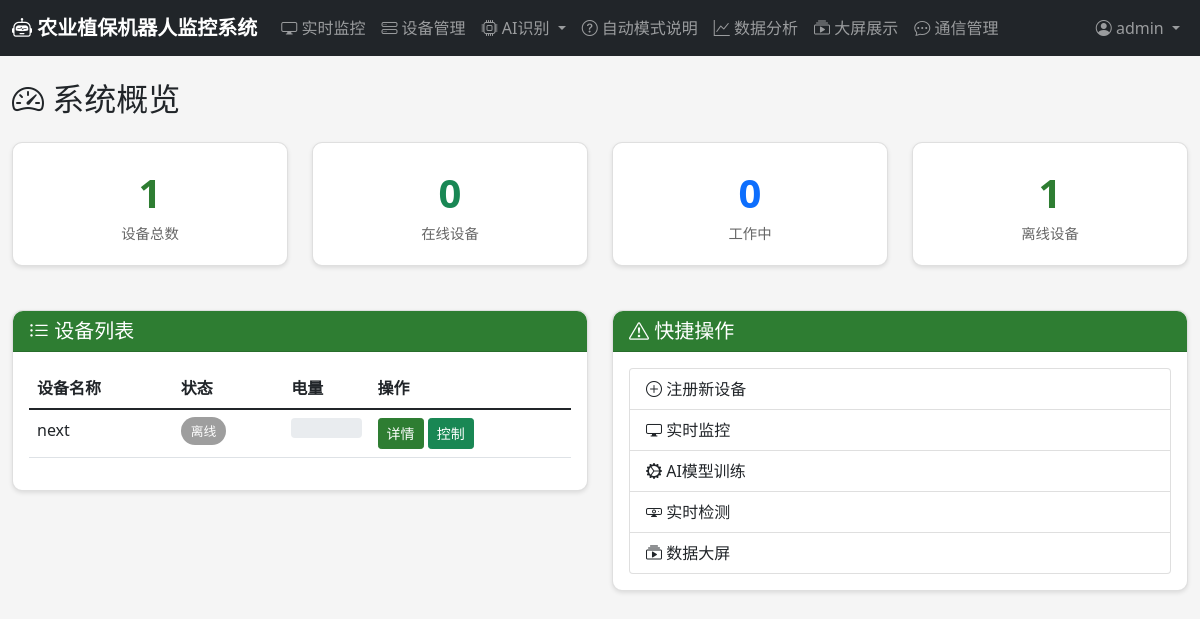
Before: /dashboard/ (signed in) with the older database file.
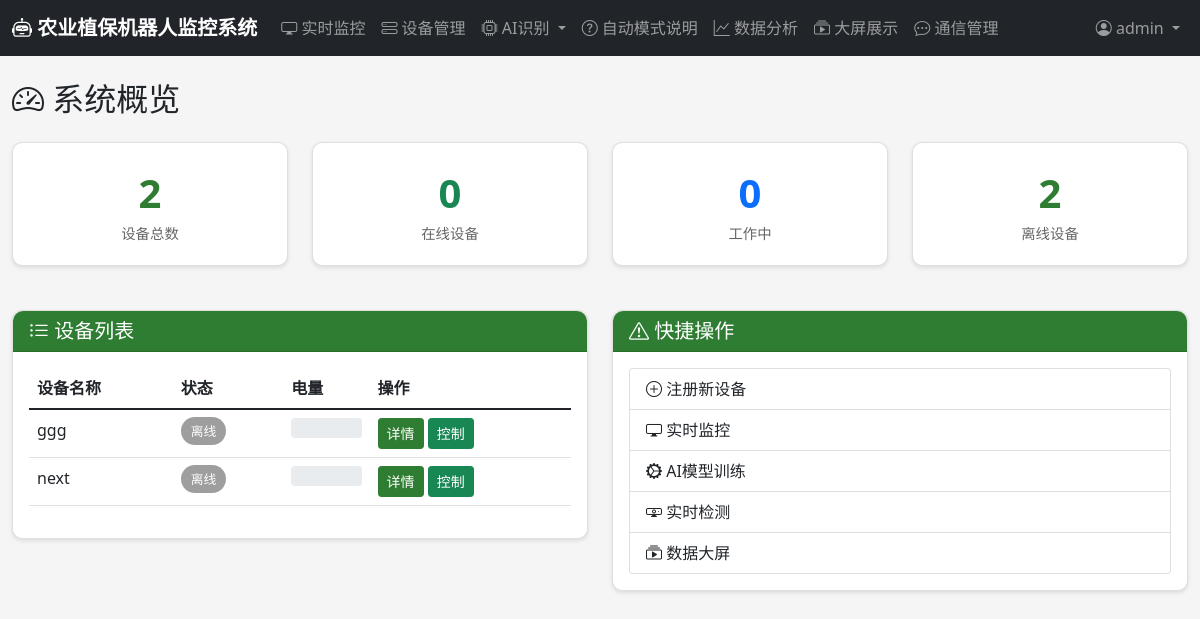
After: the same page with the newer database file.
### devices/models.py (models this page shows, shortened)
class RobotDevice(models.Model):
    STATUS_CHOICES = [
        ('online', '在线'),
        ('offline', '离线'),
        ('working', '工作中'),
        ('charging', '充电中'),
        ('error', '故障'),
    ]
    RUN_MODE_CHOICES = [
        ('auto', '自动模式'),
        ('manual', '手动模式'),
        ('scheduled', '定时任务模式'),
    ]
    device_id = models.CharField(max_length=100, unique=True, verbose_name='设备唯一标识')
    name = models.CharField(max_length=100, verbose_name='设备名称')
    model = models.CharField(max_length=100, blank=True, verbose_name='型号')
    manufacturer = models.CharField(max_length=100, blank=True, verbose_name='制造商')
    serial_number = models.CharField(max_length=100, blank=True, verbose_name='序列号')
    status = models.CharField(max_length=20, choices=STATUS_CHOICES, default='offline', verbose_name='状态')
    run_mode = models.CharField(max_length=20, choices=RUN_MODE_CHOICES, default='auto', verbose_name='运行模式')
    battery_level = models.IntegerField(default=0, verbose_name='电量百分比')
    location_lat = models.DecimalField(max_digits=10, decimal_places=6, null=True, blank=True, verbose_name='纬度')
    location_lng = models.DecimalField(max_digits=10, decimal_places=6, null=True, blank=True, verbose_name='经度')
    spray_rate = models.FloatField(default=1.0, verbose_name='喷洒速率(L/min)')
    patrol_interval = models.IntegerField(default=60, verbose_name='巡检间隔(分钟)')
    obstacle_avoidance_sensitivity = models.IntegerField(default=50, verbose_name='避障灵敏度')
    last_heartbeat = models.DateTimeField(null=True, blank=True, verbose_name='最后心跳时间')
    registered_at = models.DateTimeField(auto_now_add=True, verbose_name='注册时间')
    owner = models.ForeignKey(settings.AUTH_USER_MODEL, on_delete=models.CASCADE, related_name='owned_devices', verbose_name='所有者')
    class Meta:
        verbose_name = '机器人设备'
        verbose_name_plural = '机器人设备'
        ordering = ['-registered_at']

### users/views.py (the view)
# urls.py: path('dashboard/', dashboard, name='dashboard'),
@login_required
def dashboard(request):
    from devices.models import RobotDevice
    from data_analysis.models import WorkSession
    from ai_recognition.models import RecognitionTask
    devices = RobotDevice.objects.all()
    total_devices = devices.count()
    online_devices = devices.filter(status__in=['online', 'working']).count()
    working_devices = devices.filter(status='working').count()
    recent_sessions = WorkSession.objects.filter(status='completed').order_by('-end_time')[:5]
    recent_tasks = RecognitionTask.objects.order_by('-created_at')[:5]
    return render(request, 'dashboard.html', {
        'total_devices': total_devices,
        'online_devices': online_devices,
        'working_devices': working_devices,
        'devices': devices,
        'recent_sessions': recent_sessions,
        'recent_tasks': recent_tasks,
    })

### templates/dashboard.html (shortened to what the changed rows need)
{% extends 'base.html' %}
{% block content %}
<h2 class="mb-4"><i class="bi bi-speedometer2"></i> 系统概览</h2>
<div class="row">
    <div class="col-md-3">
        <div class="card stat-card">
            <div class="stat-value">{{ total_devices }}</div>
            <div class="stat-label">设备总数</div>
        </div>
    </div>
    <div class="col-md-3">
        <div class="card stat-card">
            <div class="stat-value">{{ total_devices|add:online_devices|add:working_devices|default:0 }}</div>
            <div class="stat-label">离线设备</div>
        </div>
    </div>
</div>
<div class="row mt-4">
    <div class="col-md-6">
        <div class="card">
            <div class="card-body">
                {% if devices %}
                <table class="table table-hover">
                    <thead>
                        <tr>
                            <th>设备名称</th>
                            <th>状态</th>
                            <th>电量</th>
                            <th>操作</th>
                        </tr>
                    </thead>
                    <tbody>
                        {% for device in devices %}
                        <tr>
                            <td>{{ device.name }}</td>
                            <td>
                                <span class="status-badge status-{{ device.status }}">
                                    {{ device.get_status_display }}
                                </span>
                            </td>
                            <td>
                                <div class="progress" style="height: 20px;">
                                </div>
                            </td>
                            <td>
                                <a href="{% url 'devices:device_detail' device.id %}" class="btn btn-sm btn-primary">详情</a>
                                <a href="{% url 'control:control_panel' device.id %}" class="btn btn-sm btn-success">控制</a>
                            </td>
                        </tr>
                        {% endfor %}
                    </tbody>
                </table>
                {% else %}
                <p class="text-muted">暂无设备，请先 <a href="{% url 'devices:device_register' %}">注册设备</a></p>
                {% endif %}
            </div>
        </div>
    </div>
</div>
{% endblock %}

Changed rows visible on the page:
added RobotDevice: name "ggg", status "离线"
Other visible differences:
{{ total_devices }}: "1" → "2"
{{ total_devices|add:online_devices|add:working_devices|default:0 }}: "1" → "2"
